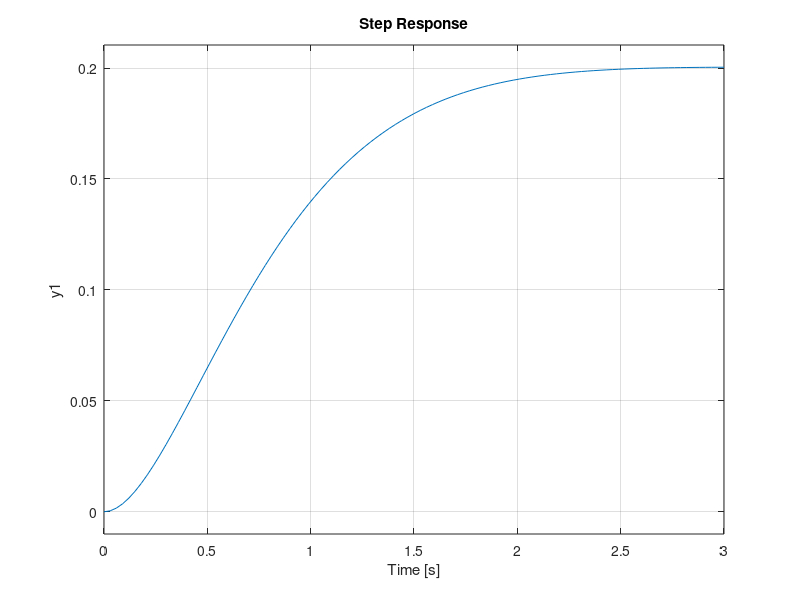
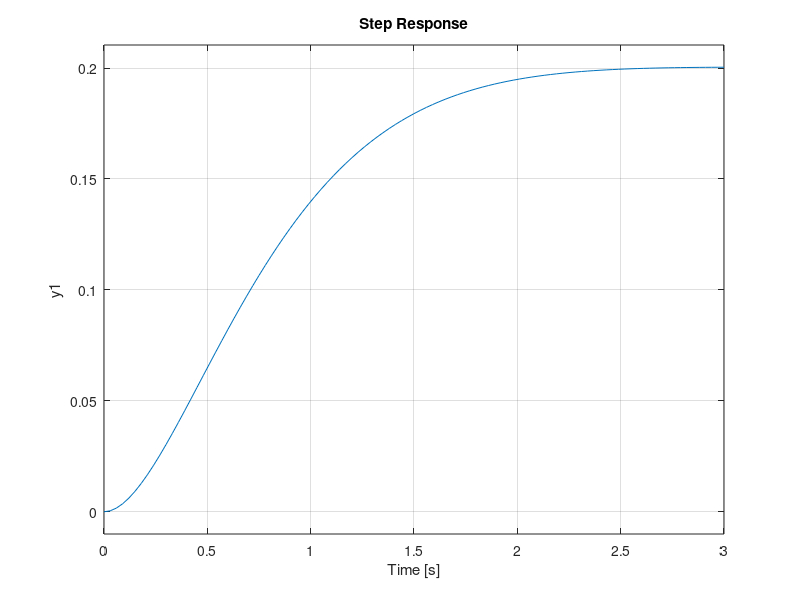

Here is the MATLAB script that generated these plots, in order:
clear ; clc ; close all
%% Obtendo Função de Transferência : Técnica 1
Num = 1 ; % numerdador da função de transferencia
Den = [1 4 5] ; % s^2 + 4*s + 5
sys = tf(Num,Den) ; % função de transferencia
[wn,zeta,p] = damp(sys) ; % frequencia natural, coeficinte de amortecimento, polos
Mp = exp((-pi*zeta(1))/sqrt(1-zeta(1)^2)) ;
ts  = 4 / (zeta(1)*wn(1)) ; % tempo de acomodação
figure(1),step(sys) ; % resposta ao degrau
print('Damp_ZPK1','-dpng')
%% Obtendo Função de Transferência : Técnica 2
gain = 1 ; % ganho
zero = [] ; % zero
polo = [-2+1i -2-1i] ; % polos
sys2 = zpk(zero,polo,gain) ; % função de transferencia
figure(2),step(sys) ; % resposta ao degrau
print('Damp_ZPK2','-dpng')




